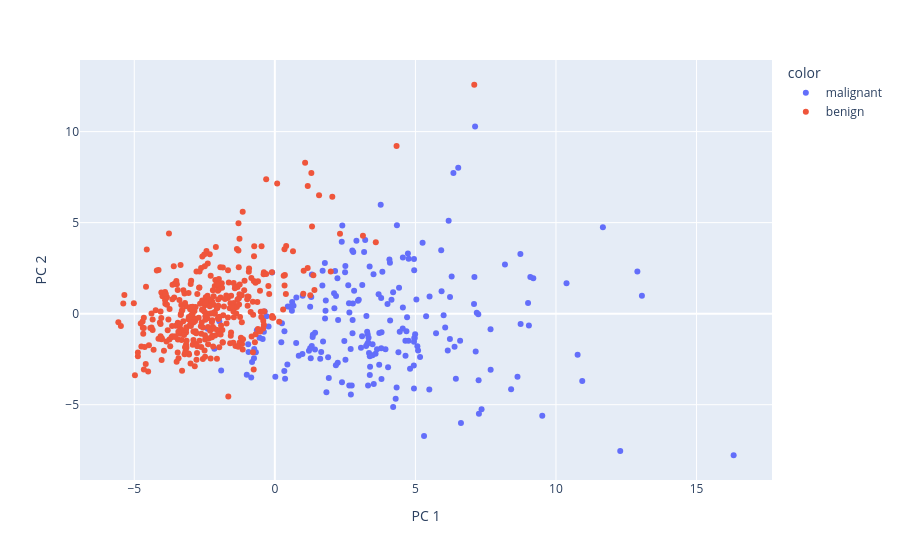

Notebook cell for this chart:
### Code cell
pca1.pca_plot2d()

### Figure 1 — Plotly figure (JSON) as saved in the notebook; plotly's stock layout.template omitted (floating-point values rounded to 4 significant figures; data arrays with more than 128 entries replaced by an {"elided": "..."} marker saying what was removed)
{"data": [{"hovertemplate": "color=malignant<br>PC 1=%{x}<br>PC 2=%{y}<extra></extra>", "legendgroup": "malignant", "marker": {"color": "#636efa", "symbol": "circle"}, "mode": "markers", "name": "malignant", "orientation": "v", "showlegend": true, "type": "scatter", "x": {"elided": "212 float values"}, "xaxis": "x", "y": {"elided": "212 float values"}, "yaxis": "y"}, {"hovertemplate": "color=benign<br>PC 1=%{x}<br>PC 2=%{y}<extra></extra>", "legendgroup": "benign", "marker": {"color": "#EF553B", "symbol": "circle"}, "mode": "markers", "name": "benign", "orientation": "v", "showlegend": true, "type": "scatter", "x": {"elided": "357 float values"}, "xaxis": "x", "y": {"elided": "357 float values"}, "yaxis": "y"}], "layout": {"legend": {"title": {"text": "color"}, "tracegroupgap": 0}, "margin": {"t": 60}, "xaxis": {"anchor": "y", "domain": [0, 1], "title": {"text": "PC 1"}}, "yaxis": {"anchor": "x", "domain": [0, 1], "title": {"text": "PC 2"}}}}
